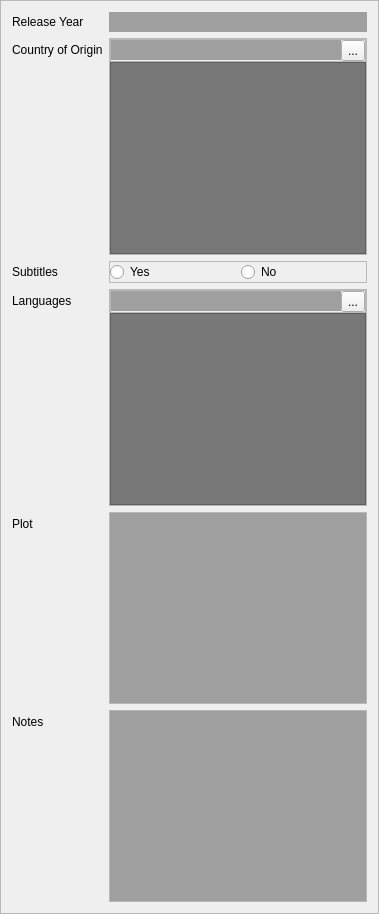
     <widget class="QFrame" name="frame_3">
      <property name="frameShape">
       <enum>QFrame::StyledPanel</enum>
      </property>
      <property name="frameShadow">
       <enum>QFrame::Sunken</enum>
      </property>
      <layout class="QFormLayout" name="formLayout_3">
       <item row="0" column="0">
        <widget class="QLabel" name="label_23">
         <property name="text">
          <string>Release Year</string>
         </property>
        </widget>
       </item>
       <item row="0" column="1">
        <widget class="QLineEdit" name="year">
         <property name="palette">
          <palette>
           <active>
            <colorrole role="Base">
             <brush brushstyle="SolidPattern">
              <color alpha="255">
               <red>159</red>
               <green>159</green>
               <blue>159</blue>
              </color>
             </brush>
            </colorrole>
           </active>
           <inactive>
            <colorrole role="Base">
             <brush brushstyle="SolidPattern">
              <color alpha="255">
               <red>159</red>
               <green>159</green>
               <blue>159</blue>
              </color>
             </brush>
            </colorrole>
           </inactive>
           <disabled>
            <colorrole role="Base">
             <brush brushstyle="SolidPattern">
              <color alpha="255">
               <red>108</red>
               <green>108</green>
               <blue>108</blue>
              </color>
             </brush>
            </colorrole>
           </disabled>
          </palette>
         </property>
         <property name="autoFillBackground">
          <bool>true</bool>
         </property>
         <property name="frame">
          <bool>false</bool>
         </property>
        </widget>
       </item>
       <item row="1" column="0">
        <widget class="QLabel" name="label_18">
         <property name="text">
          <string>Country of Origin</string>
         </property>
        </widget>
       </item>
       <item row="2" column="0">
        <widget class="QLabel" name="label_22">
         <property name="text">
          <string>Subtitles</string>
         </property>
        </widget>
       </item>
       <item row="2" column="1">
        <widget class="QFrame" name="subtitles">
         <property name="frameShape">
          <enum>QFrame::StyledPanel</enum>
         </property>
         <property name="frameShadow">
          <enum>QFrame::Raised</enum>
         </property>
         <layout class="QHBoxLayout" name="horizontalLayout_7">
          <property name="leftMargin">
           <number>0</number>
          </property>
          <property name="topMargin">
           <number>0</number>
          </property>
          <property name="rightMargin">
           <number>0</number>
          </property>
          <property name="bottomMargin">
           <number>0</number>
          </property>
          <item>
           <widget class="QRadioButton" name="subtitles_yes">
            <property name="text">
             <string>Yes</string>
            </property>
           </widget>
          </item>
          <item>
           <widget class="QRadioButton" name="subtitles_no">
            <property name="text">
             <string>No</string>
            </property>
           </widget>
          </item>
         </layout>
        </widget>
       </item>
       <item row="3" column="0">
        <widget class="QLabel" name="label_20">
         <property name="text">
          <string>Languages</string>
         </property>
        </widget>
       </item>
       <item row="3" column="1">
        <widget class="QFrame" name="frame_12">
         <property name="frameShape">
          <enum>QFrame::StyledPanel</enum>
         </property>
         <property name="frameShadow">
          <enum>QFrame::Raised</enum>
         </property>
         <layout class="QVBoxLayout" name="verticalLayout_4">
          <property name="spacing">
           <number>0</number>
          </property>
          <property name="leftMargin">
           <number>0</number>
          </property>
          <property name="topMargin">
           <number>0</number>
          </property>
          <property name="rightMargin">
           <number>0</number>
          </property>
          <property name="bottomMargin">
           <number>0</number>
          </property>
          <item>
           <widget class="QFrame" name="frame_23">
            <property name="frameShape">
             <enum>QFrame::StyledPanel</enum>
            </property>
            <property name="frameShadow">
             <enum>QFrame::Raised</enum>
            </property>
            <layout class="QHBoxLayout" name="horizontalLayout_5">
             <property name="spacing">
              <number>0</number>
             </property>
             <property name="leftMargin">
              <number>0</number>
             </property>
             <property name="topMargin">
              <number>0</number>
             </property>
             <property name="rightMargin">
              <number>0</number>
             </property>
             <property name="bottomMargin">
              <number>0</number>
             </property>
             <item>
              <widget class="QLineEdit" name="language">
               <property name="palette">
                <palette>
                 <active>
                  <colorrole role="Base">
                   <brush brushstyle="SolidPattern">
                    <color alpha="255">
                     <red>159</red>
                     <green>159</green>
                     <blue>159</blue>
                    </color>
                   </brush>
                  </colorrole>
                 </active>
                 <inactive>
                  <colorrole role="Base">
                   <brush brushstyle="SolidPattern">
                    <color alpha="255">
                     <red>159</red>
                     <green>159</green>
                     <blue>159</blue>
                    </color>
                   </brush>
                  </colorrole>
                 </inactive>
                 <disabled>
                  <colorrole role="Base">
                   <brush brushstyle="SolidPattern">
                    <color alpha="255">
                     <red>108</red>
                     <green>108</green>
                     <blue>108</blue>
                    </color>
                   </brush>
                  </colorrole>
                 </disabled>
                </palette>
               </property>
               <property name="autoFillBackground">
                <bool>true</bool>
               </property>
               <property name="frame">
                <bool>false</bool>
               </property>
              </widget>
             </item>
             <item>
              <widget class="QToolButton" name="language_button">
               <property name="text">
                <string>...</string>
               </property>
              </widget>
             </item>
            </layout>
           </widget>
          </item>
          <item>
           <widget class="QListWidget" name="language_list">
            <property name="styleSheet">
             <string notr="true">QListWidget{background:rgb(120,120,120)}
QListWidget::item:selected{background: rgb(219, 219, 219)}
QListWidget::item:selected{color:black} </string>
            </property>
            <property name="editTriggers">
             <set>QAbstractItemView::NoEditTriggers</set>
            </property>
            <property name="selectionMode">
             <enum>QAbstractItemView::ExtendedSelection</enum>
            </property>
           </widget>
          </item>
         </layout>
        </widget>
       </item>
       <item row="4" column="0">
        <widget class="QLabel" name="label_28">
         <property name="text">
          <string>Plot</string>
         </property>
        </widget>
       </item>
       <item row="4" column="1">
        <widget class="QTextEdit" name="plot">
         <property name="palette">
          <palette>
           <active>
            <colorrole role="Base">
             <brush brushstyle="SolidPattern">
              <color alpha="255">
               <red>159</red>
               <green>159</green>
               <blue>159</blue>
              </color>
             </brush>
            </colorrole>
           </active>
           <inactive>
            <colorrole role="Base">
             <brush brushstyle="SolidPattern">
              <color alpha="255">
               <red>159</red>
               <green>159</green>
               <blue>159</blue>
              </color>
             </brush>
            </colorrole>
           </inactive>
           <disabled>
            <colorrole role="Base">
             <brush brushstyle="SolidPattern">
              <color alpha="255">
               <red>108</red>
               <green>108</green>
               <blue>108</blue>
              </color>
             </brush>
            </colorrole>
           </disabled>
          </palette>
         </property>
        </widget>
       </item>
       <item row="5" column="0">
        <widget class="QLabel" name="label_35">
         <property name="text">
          <string>Notes</string>
         </property>
        </widget>
       </item>
       <item row="5" column="1">
        <widget class="QTextEdit" name="notes">
         <property name="palette">
          <palette>
           <active>
            <colorrole role="Base">
             <brush brushstyle="SolidPattern">
              <color alpha="255">
               <red>159</red>
               <green>159</green>
               <blue>159</blue>
              </color>
             </brush>
            </colorrole>
           </active>
           <inactive>
            <colorrole role="Base">
             <brush brushstyle="SolidPattern">
              <color alpha="255">
               <red>159</red>
               <green>159</green>
               <blue>159</blue>
              </color>
             </brush>
            </colorrole>
           </inactive>
           <disabled>
            <colorrole role="Base">
             <brush brushstyle="SolidPattern">
              <color alpha="255">
               <red>108</red>
               <green>108</green>
               <blue>108</blue>
              </color>
             </brush>
            </colorrole>
           </disabled>
          </palette>
         </property>
        </widget>
       </item>
       <item row="1" column="1">
        <widget class="QFrame" name="frame_22">
         <property name="frameShape">
          <enum>QFrame::StyledPanel</enum>
         </property>
         <property name="frameShadow">
          <enum>QFrame::Raised</enum>
         </property>
         <layout class="QVBoxLayout" name="verticalLayout_6">
          <property name="spacing">
           <number>0</number>
          </property>
          <property name="leftMargin">
           <number>0</number>
          </property>
          <property name="topMargin">
           <number>0</number>
          </property>
          <property name="rightMargin">
           <number>0</number>
          </property>
          <property name="bottomMargin">
           <number>0</number>
          </property>
          <item>
           <widget class="QFrame" name="frame_13">
            <property name="frameShape">
             <enum>QFrame::StyledPanel</enum>
            </property>
            <property name="frameShadow">
             <enum>QFrame::Raised</enum>
            </property>
            <layout class="QHBoxLayout" name="horizontalLayout_10">
             <property name="spacing">
              <number>0</number>
             </property>
             <property name="leftMargin">
              <number>0</number>
             </property>
             <property name="topMargin">
              <number>0</number>
             </property>
             <property name="rightMargin">
              <number>0</number>
             </property>
             <property name="bottomMargin">
              <number>0</number>
             </property>
             <item>
              <widget class="QLineEdit" name="country">
               <property name="palette">
                <palette>
                 <active>
                  <colorrole role="Base">
                   <brush brushstyle="SolidPattern">
                    <color alpha="255">
                     <red>159</red>
                     <green>159</green>
                     <blue>159</blue>
                    </color>
                   </brush>
                  </colorrole>
                 </active>
                 <inactive>
                  <colorrole role="Base">
                   <brush brushstyle="SolidPattern">
                    <color alpha="255">
                     <red>159</red>
                     <green>159</green>
                     <blue>159</blue>
                    </color>
                   </brush>
                  </colorrole>
                 </inactive>
                 <disabled>
                  <colorrole role="Base">
                   <brush brushstyle="SolidPattern">
                    <color alpha="255">
                     <red>63</red>
                     <green>63</green>
                     <blue>63</blue>
                    </color>
                   </brush>
                  </colorrole>
                 </disabled>
                </palette>
               </property>
               <property name="autoFillBackground">
                <bool>true</bool>
               </property>
               <property name="frame">
                <bool>false</bool>
               </property>
              </widget>
             </item>
             <item>
              <widget class="QToolButton" name="country_button">
               <property name="text">
                <string>...</string>
               </property>
              </widget>
             </item>
            </layout>
           </widget>
          </item>
          <item>
           <widget class="QListWidget" name="country_list">
            <property name="styleSheet">
             <string notr="true">QListWidget{background:rgb(120,120,120)}
QListWidget::item:selected{background: rgb(219, 219, 219)}
QListWidget::item:selected{color:black} </string>
            </property>
            <property name="editTriggers">
             <set>QAbstractItemView::NoEditTriggers</set>
            </property>
           </widget>
          </item>
         </layout>
        </widget>
       </item>
      </layout>
     </widget>
